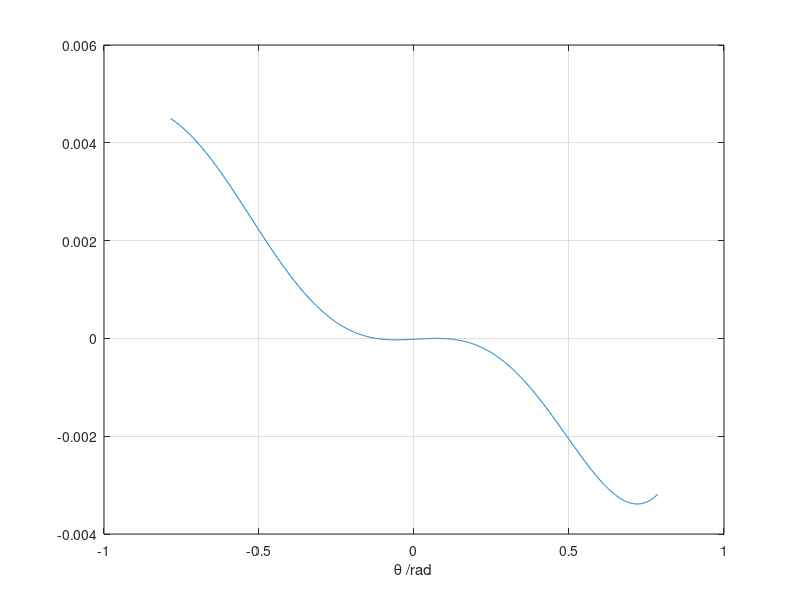
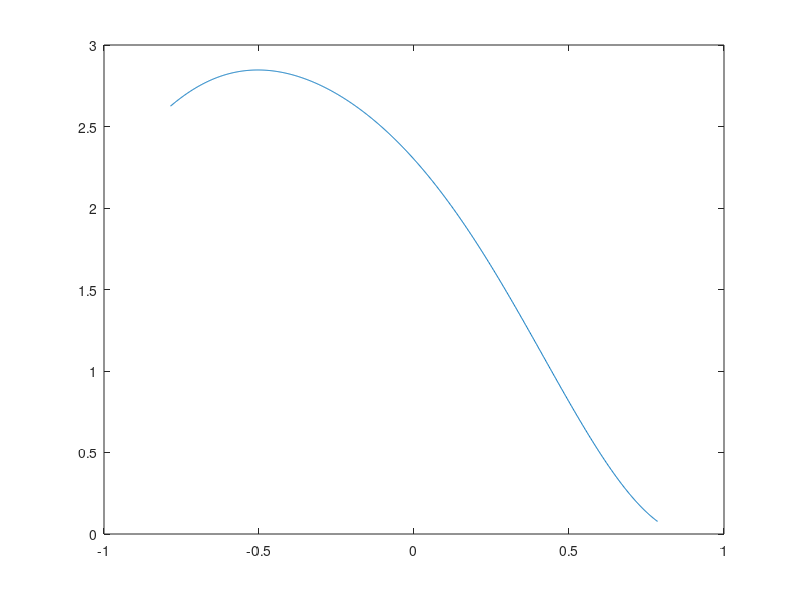
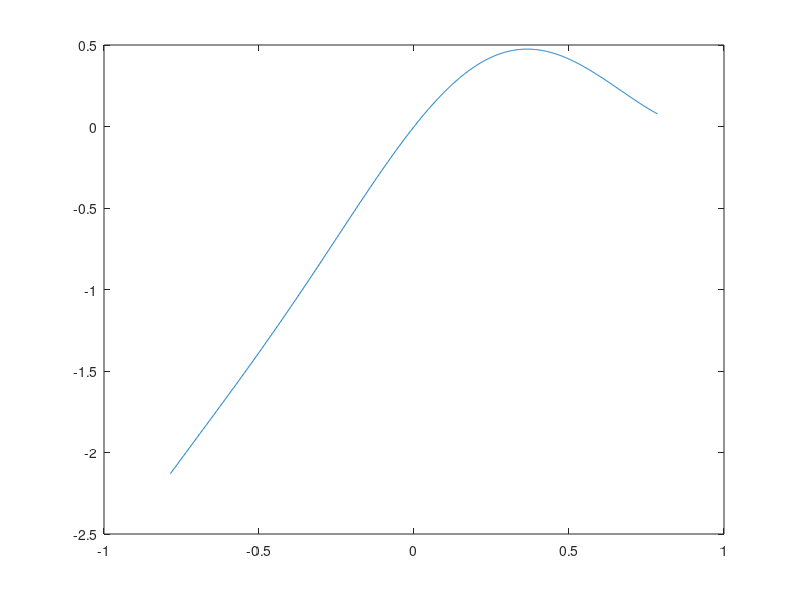
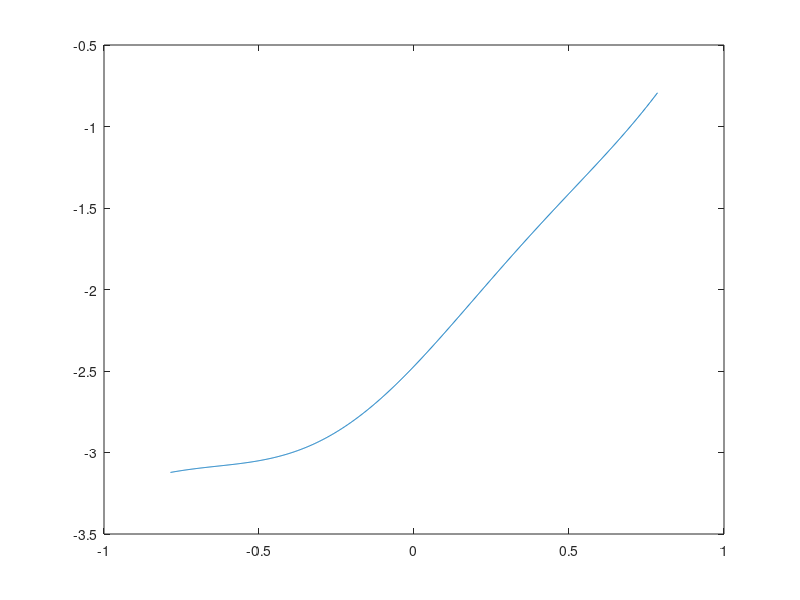

Here is the MATLAB script that generated these plots, in order:
%{ 
povprecje tisocih random fitov
k1 = -2.09670779884785*10^-05;
k2 = 11.6207993536692;
k3 = 6.06293148750566*10^-06;
k4 = -0.000229851193152597;
k5 = -17.1810998900258;
k6 = -4.34855920378069*10^-05;
k7 = 0.0813703977054933;
k8 = 0.000127308318127276;
k9 = 7.42507292390418;
k10 = 2.73222469343121*10^-05;
%}
close all
k1= -9.096261296524362e-04;
k2= 1.563390717760689e-01;
k3= 5.510294165871715e-03;
k4= 2.826155249085411e-03;
k5= -8.112831025380142e-01;
k6= -1.103377090795027e-02;
k7= -4.901114339562490e-02;
k8= -5.462208655918772e-03;
k9= 1.509736176781744e+00;
k10= 7.988321379653943e-03;
% 
k1=-2.889794474058519e-03;
k2=-1.208588285296162e-03;
k3=2.201958629842505e-02;
k4=6.485109124883191e-04;
k5=-1.438489270702308e-01;
k6=-5.606362926467791e-02;
k7=-2.113643897117244e-02;
k8=-1.498834589367169e-03;
k9=7.690082703437420e-01;
k10=4.765072206264760e-02;

% k1 = -1.003664013127360 *10^-2;
% k2 = 2.194720476205664* 10^+0;
% k3 = 3.622177244599267 *10^-4;
% k4 = 4.306784511138259* 10^-2;
% k5 = -4.712794643730906* 10^+0;
% k6 = 1.293228142971838* 10^-2;
% k7 = -6.928742017897364* 10^-1;
% k8 = -3.105948102428563* 10^-2;
% k9 = 3.635396623498841* 10^+0;
% k10 = -5.577595543405037 * 10^-3;


xs=0.0;
ys=0.0;
xd=0.0;
r0=2.4;
theta=linspace(-pi/4,pi/4,1000);

Y = xs *cos(theta) + (r0 + ys)*sin(theta) - xd;
X = (r0 + xs)* cos(theta) + ys* sin(theta) - xd;
arctgbrez = k1*X.^3 + k2*X.^2 .*Y + k3* X.^2 + k4*X.*Y.^2 + k5*X.*Y + k6*X + k7*Y.^3 + k8*Y.^2 + k9*Y + k10;
figure('Name','brez','numbertitle','off');
plot(theta,arctgbrez-theta)
grid on
xlabel('\theta /rad')
ylabel('')


%arctgbrez=0;

xs=0.1;
ys=0.0;
xd=0.0;
theta=linspace(-pi/4,pi/4,1000);

Y = xs *cos(theta) + (r0 + ys)*sin(theta) - xd;
X = (r0 + xs)* cos(theta) + ys* sin(theta) - xd;
arctg = k1*X.^3 + k2*X.^2 .*Y + k3* X.^2 + k4*X.*Y.^2 + k5*X.*Y + k6*X + k7*Y.^3 + k8*Y.^2 + k9*Y + k10;
figure('Name','xs','numbertitle','off');
plot(theta,(arctg-theta)*180/pi)




xs=0.0;
ys=0.1;
xd=0.0;
theta=linspace(-pi/4,pi/4,1000);

Y = xs *cos(theta) + (r0 + ys)*sin(theta) - xd;
X = (r0 + xs)* cos(theta) + ys* sin(theta) - xd;
arctg = k1*X.^3 + k2*X.^2 .*Y + k3* X.^2 + k4*X.*Y.^2 + k5*X.*Y + k6*X + k7*Y.^3 + k8*Y.^2 + k9*Y + k10;
figure('Name','ys','numbertitle','off');
plot(theta,(arctg-theta)*180/pi)




xs=0.0;
ys=0.0;
xd=0.1;
theta=linspace(-pi/4,pi/4,1000);

Y = xs *cos(theta) + (r0 + ys)*sin(theta) - xd;
X = (r0 + xs)* cos(theta) + ys* sin(theta) - xd;
arctg = k1*X.^3 + k2*X.^2 .*Y + k3* X.^2 + k4*X.*Y.^2 + k5*X.*Y + k6*X + k7*Y.^3 + k8*Y.^2 + k9*Y + k10;
figure('Name','xd','numbertitle','off');
plot(theta,(arctg-theta)*180/pi)





